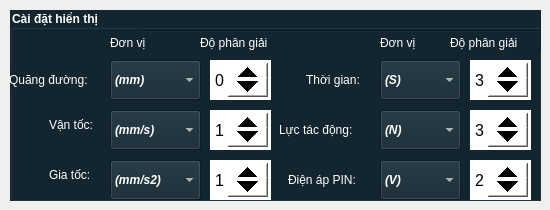
      <widget class="QWidget" name="tab_2">
       <attribute name="title">
        <string>           Cài đặt           </string>
       </attribute>
       <widget class="QGroupBox" name="groupBox_6">
        <property name="geometry">
         <rect>
          <x>10</x>
          <y>10</y>
          <width>531</width>
          <height>191</height>
         </rect>
        </property>
        <property name="font">
         <font>
          <weight>75</weight>
          <bold>true</bold>
         </font>
        </property>
        <property name="styleSheet">
         <string notr="true">color: rgb(255, 255, 255);
background-color: #132630;</string>
        </property>
        <property name="title">
         <string>Cài đặt hiển thị</string>
        </property>
        <widget class="QComboBox" name="comboBox_Display_Car_Unit_A1">
         <property name="geometry">
          <rect>
           <x>100</x>
           <y>150</y>
           <width>91</width>
           <height>40</height>
          </rect>
         </property>
         <property name="font">
          <font>
           <weight>75</weight>
           <italic>true</italic>
           <bold>true</bold>
          </font>
         </property>
         <property name="styleSheet">
          <string notr="true">color: rgb(255, 255, 255);</string>
         </property>
         <property name="currentIndex">
          <number>0</number>
         </property>
         <item>
          <property name="text">
           <string>(mm/s2)</string>
          </property>
         </item>
         <item>
          <property name="text">
           <string>(m/s2)</string>
          </property>
         </item>
        </widget>
        <widget class="QComboBox" name="comboBox_Display_Car_Unit_S1">
         <property name="geometry">
          <rect>
           <x>100</x>
           <y>50</y>
           <width>91</width>
           <height>40</height>
          </rect>
         </property>
         <property name="font">
          <font>
           <weight>75</weight>
           <italic>true</italic>
           <bold>true</bold>
          </font>
         </property>
         <property name="styleSheet">
          <string notr="true">color: rgb(255, 255, 255);</string>
         </property>
         <property name="currentIndex">
          <number>0</number>
         </property>
         <item>
          <property name="text">
           <string>(mm)</string>
          </property>
         </item>
         <item>
          <property name="text">
           <string>(m)</string>
          </property>
         </item>
         <item>
          <property name="text">
           <string>(km)</string>
          </property>
         </item>
        </widget>
        <widget class="QComboBox" name="comboBox_Display_Car_Unit_V1">
         <property name="geometry">
          <rect>
           <x>100</x>
           <y>100</y>
           <width>91</width>
           <height>40</height>
          </rect>
         </property>
         <property name="font">
          <font>
           <weight>75</weight>
           <italic>true</italic>
           <bold>true</bold>
          </font>
         </property>
         <property name="styleSheet">
          <string notr="true">color: rgb(255, 255, 255);</string>
         </property>
         <property name="currentIndex">
          <number>0</number>
         </property>
         <item>
          <property name="text">
           <string>(mm/s)</string>
          </property>
         </item>
         <item>
          <property name="text">
           <string>(m/s)</string>
          </property>
         </item>
         <item>
          <property name="text">
           <string>(km/h)</string>
          </property>
         </item>
        </widget>
        <widget class="QComboBox" name="comboBox_Display_Car_Unit_T1">
         <property name="geometry">
          <rect>
           <x>370</x>
           <y>50</y>
           <width>81</width>
           <height>40</height>
          </rect>
         </property>
         <property name="font">
          <font>
           <weight>75</weight>
           <italic>true</italic>
           <bold>true</bold>
          </font>
         </property>
         <property name="styleSheet">
          <string notr="true">color: rgb(255, 255, 255);</string>
         </property>
         <property name="currentIndex">
          <number>0</number>
         </property>
         <item>
          <property name="text">
           <string>(S)</string>
          </property>
         </item>
         <item>
          <property name="text">
           <string>(mS)</string>
          </property>
         </item>
         <item>
          <property name="text">
           <string>(uS)</string>
          </property>
         </item>
        </widget>
        <widget class="QComboBox" name="comboBox_Display_Car_Unit_F1">
         <property name="geometry">
          <rect>
           <x>370</x>
           <y>100</y>
           <width>81</width>
           <height>40</height>
          </rect>
         </property>
         <property name="font">
          <font>
           <weight>75</weight>
           <italic>true</italic>
           <bold>true</bold>
          </font>
         </property>
         <property name="styleSheet">
          <string notr="true">color: rgb(255, 255, 255);</string>
         </property>
         <item>
          <property name="text">
           <string>(N)</string>
          </property>
         </item>
         <item>
          <property name="text">
           <string>(G)</string>
          </property>
         </item>
         <item>
          <property name="text">
           <string>(Kg)</string>
          </property>
         </item>
        </widget>
        <widget class="Line" name="line_20">
         <property name="geometry">
          <rect>
           <x>130</x>
           <y>20</y>
           <width>461</width>
           <height>3</height>
          </rect>
         </property>
         <property name="orientation">
          <enum>Qt::Horizontal</enum>
         </property>
        </widget>
        <widget class="QLabel" name="label_31">
         <property name="geometry">
          <rect>
           <x>-1</x>
           <y>60</y>
           <width>101</width>
           <height>20</height>
          </rect>
         </property>
         <property name="font">
          <font>
           <weight>50</weight>
           <bold>false</bold>
          </font>
         </property>
         <property name="styleSheet">
          <string notr="true">color: rgb(255, 255, 255);</string>
         </property>
         <property name="text">
          <string>Quãng đường:</string>
         </property>
        </widget>
        <widget class="QLabel" name="label_42">
         <property name="geometry">
          <rect>
           <x>296</x>
           <y>60</y>
           <width>71</width>
           <height>20</height>
          </rect>
         </property>
         <property name="font">
          <font>
           <weight>50</weight>
           <bold>false</bold>
          </font>
         </property>
         <property name="styleSheet">
          <string notr="true">color: rgb(255, 255, 255);</string>
         </property>
         <property name="text">
          <string>Thời gian:</string>
         </property>
        </widget>
        <widget class="QLabel" name="label_43">
         <property name="geometry">
          <rect>
           <x>39</x>
           <y>105</y>
           <width>61</width>
           <height>20</height>
          </rect>
         </property>
         <property name="font">
          <font>
           <weight>50</weight>
           <bold>false</bold>
          </font>
         </property>
         <property name="styleSheet">
          <string notr="true">color: rgb(255, 255, 255);</string>
         </property>
         <property name="text">
          <string>Vận tốc:</string>
         </property>
        </widget>
        <widget class="QLabel" name="label_45">
         <property name="geometry">
          <rect>
           <x>39</x>
           <y>155</y>
           <width>61</width>
           <height>20</height>
          </rect>
         </property>
         <property name="font">
          <font>
           <weight>50</weight>
           <bold>false</bold>
          </font>
         </property>
         <property name="styleSheet">
          <string notr="true">color: rgb(255, 255, 255);</string>
         </property>
         <property name="text">
          <string>Gia tốc:</string>
         </property>
        </widget>
        <widget class="QLabel" name="label_44">
         <property name="geometry">
          <rect>
           <x>269</x>
           <y>110</y>
           <width>101</width>
           <height>20</height>
          </rect>
         </property>
         <property name="font">
          <font>
           <weight>50</weight>
           <bold>false</bold>
          </font>
         </property>
         <property name="styleSheet">
          <string notr="true">color: rgb(255, 255, 255);</string>
         </property>
         <property name="text">
          <string>Lực tác động:</string>
         </property>
        </widget>
        <widget class="QSpinBox" name="spinBox_Display_Car_Pre_S1">
         <property name="geometry">
          <rect>
           <x>200</x>
           <y>50</y>
           <width>61</width>
           <height>40</height>
          </rect>
         </property>
         <property name="font">
          <font>
           <pointsize>12</pointsize>
           <weight>50</weight>
           <bold>false</bold>
          </font>
         </property>
         <property name="styleSheet">
          <string notr="true">QSpinBox
{
background-color: rgb(255, 255, 255);
color: rgb(0, 0, 0);
}
QSpinBox::up-button
{
    min-width:40px;
    min-height: 20px;
}
QSpinBox::down-button
{
    min-width: 40px;
    min-height: 20px;
}
</string>
         </property>
         <property name="alignment">
          <set>Qt::AlignCenter</set>
         </property>
         <property name="minimum">
          <number>0</number>
         </property>
         <property name="maximum">
          <number>5</number>
         </property>
         <property name="value">
          <number>0</number>
         </property>
        </widget>
        <widget class="QSpinBox" name="spinBox_Display_Car_Pre_V1">
         <property name="geometry">
          <rect>
           <x>200</x>
           <y>100</y>
           <width>61</width>
           <height>40</height>
          </rect>
         </property>
         <property name="font">
          <font>
           <pointsize>12</pointsize>
           <weight>50</weight>
           <bold>false</bold>
          </font>
         </property>
         <property name="styleSheet">
          <string notr="true">QSpinBox
{
background-color: rgb(255, 255, 255);
color: rgb(0, 0, 0);
}
QSpinBox::up-button
{
    min-width:40px;
    min-height: 20px;
}
QSpinBox::down-button
{
    min-width: 40px;
    min-height: 20px;
}
</string>
         </property>
         <property name="alignment">
          <set>Qt::AlignCenter</set>
         </property>
         <property name="minimum">
          <number>0</number>
         </property>
         <property name="maximum">
          <number>5</number>
         </property>
         <property name="value">
          <number>1</number>
         </property>
        </widget>
        <widget class="QSpinBox" name="spinBox_Display_Car_Pre_A1">
         <property name="geometry">
          <rect>
           <x>200</x>
           <y>150</y>
           <width>61</width>
           <height>40</height>
          </rect>
         </property>
         <property name="font">
          <font>
           <pointsize>12</pointsize>
           <weight>50</weight>
           <bold>false</bold>
          </font>
         </property>
         <property name="styleSheet">
          <string notr="true">QSpinBox
{
background-color: rgb(255, 255, 255);
color: rgb(0, 0, 0);
}
QSpinBox::up-button
{
    min-width:40px;
    min-height: 20px;
}
QSpinBox::down-button
{
    min-width: 40px;
    min-height: 20px;
}
</string>
         </property>
         <property name="alignment">
          <set>Qt::AlignCenter</set>
         </property>
         <property name="minimum">
          <number>0</number>
         </property>
         <property name="maximum">
          <number>5</number>
         </property>
         <property name="value">
          <number>1</number>
         </property>
        </widget>
        <widget class="QSpinBox" name="spinBox_Display_Car_Pre_T1">
         <property name="geometry">
          <rect>
           <x>460</x>
           <y>50</y>
           <width>61</width>
           <height>40</height>
          </rect>
         </property>
         <property name="font">
          <font>
           <pointsize>12</pointsize>
           <weight>50</weight>
           <bold>false</bold>
          </font>
         </property>
         <property name="styleSheet">
          <string notr="true">QSpinBox
{
background-color: rgb(255, 255, 255);
color: rgb(0, 0, 0);
}
QSpinBox::up-button
{
    min-width:40px;
    min-height: 20px;
}
QSpinBox::down-button
{
    min-width: 40px;
    min-height: 20px;
}
</string>
         </property>
         <property name="alignment">
          <set>Qt::AlignCenter</set>
         </property>
         <property name="minimum">
          <number>0</number>
         </property>
         <property name="maximum">
          <number>3</number>
         </property>
         <property name="value">
          <number>3</number>
         </property>
        </widget>
        <widget class="QSpinBox" name="spinBox_Display_Car_Pre_F1">
         <property name="geometry">
          <rect>
           <x>460</x>
           <y>100</y>
           <width>61</width>
           <height>40</height>
          </rect>
         </property>
         <property name="font">
          <font>
           <pointsize>12</pointsize>
           <weight>50</weight>
           <bold>false</bold>
          </font>
         </property>
         <property name="styleSheet">
          <string notr="true">QSpinBox
{
background-color: rgb(255, 255, 255);
color: rgb(0, 0, 0);
}
QSpinBox::up-button
{
    min-width:40px;
    min-height: 20px;
}
QSpinBox::down-button
{
    min-width: 40px;
    min-height: 20px;
}
</string>
         </property>
         <property name="alignment">
          <set>Qt::AlignCenter</set>
         </property>
         <property name="minimum">
          <number>0</number>
         </property>
         <property name="maximum">
          <number>5</number>
         </property>
         <property name="value">
          <number>3</number>
         </property>
        </widget>
        <widget class="QLabel" name="label_46">
         <property name="geometry">
          <rect>
           <x>100</x>
           <y>23</y>
           <width>101</width>
           <height>20</height>
          </rect>
         </property>
         <property name="font">
          <font>
           <weight>50</weight>
           <bold>false</bold>
          </font>
         </property>
         <property name="styleSheet">
          <string notr="true">color: rgb(255, 255, 255);</string>
         </property>
         <property name="text">
          <string>Đơn vị</string>
         </property>
        </widget>
        <widget class="QLabel" name="label_60">
         <property name="geometry">
          <rect>
           <x>190</x>
           <y>23</y>
           <width>101</width>
           <height>20</height>
          </rect>
         </property>
         <property name="font">
          <font>
           <weight>50</weight>
           <bold>false</bold>
          </font>
         </property>
         <property name="styleSheet">
          <string notr="true">color: rgb(255, 255, 255);</string>
         </property>
         <property name="text">
          <string>Độ phân giải</string>
         </property>
        </widget>
        <widget class="QLabel" name="label_61">
         <property name="geometry">
          <rect>
           <x>440</x>
           <y>23</y>
           <width>91</width>
           <height>20</height>
          </rect>
         </property>
         <property name="font">
          <font>
           <weight>50</weight>
           <bold>false</bold>
          </font>
         </property>
         <property name="styleSheet">
          <string notr="true">color: rgb(255, 255, 255);</string>
         </property>
         <property name="text">
          <string>Độ phân giải</string>
         </property>
        </widget>
        <widget class="QLabel" name="label_62">
         <property name="geometry">
          <rect>
           <x>370</x>
           <y>23</y>
           <width>51</width>
           <height>20</height>
          </rect>
         </property>
         <property name="font">
          <font>
           <weight>50</weight>
           <bold>false</bold>
          </font>
         </property>
         <property name="styleSheet">
          <string notr="true">color: rgb(255, 255, 255);</string>
         </property>
         <property name="text">
          <string>Đơn vị</string>
         </property>
        </widget>
        <widget class="QComboBox" name="comboBox_Display_Car_Unit_PIN1">
         <property name="geometry">
          <rect>
           <x>370</x>
           <y>150</y>
           <width>81</width>
           <height>40</height>
          </rect>
         </property>
         <property name="font">
          <font>
           <weight>75</weight>
           <italic>true</italic>
           <bold>true</bold>
          </font>
         </property>
         <property name="styleSheet">
          <string notr="true">color: rgb(255, 255, 255);</string>
         </property>
         <property name="currentIndex">
          <number>0</number>
         </property>
         <item>
          <property name="text">
           <string>(V)</string>
          </property>
         </item>
         <item>
          <property name="text">
           <string>(mV)</string>
          </property>
         </item>
        </widget>
        <widget class="QSpinBox" name="spinBox_Display_Car_Pre_PIN1">
         <property name="geometry">
          <rect>
           <x>460</x>
           <y>150</y>
           <width>61</width>
           <height>40</height>
          </rect>
         </property>
         <property name="font">
          <font>
           <pointsize>12</pointsize>
           <weight>50</weight>
           <bold>false</bold>
          </font>
         </property>
         <property name="styleSheet">
          <string notr="true">QSpinBox
{
background-color: rgb(255, 255, 255);
color: rgb(0, 0, 0);
}
QSpinBox::up-button
{
    min-width:40px;
    min-height: 20px;
}
QSpinBox::down-button
{
    min-width: 40px;
    min-height: 20px;
}
</string>
         </property>
         <property name="alignment">
          <set>Qt::AlignCenter</set>
         </property>
         <property name="minimum">
          <number>0</number>
         </property>
         <property name="maximum">
          <number>5</number>
         </property>
         <property name="value">
          <number>2</number>
         </property>
        </widget>
        <widget class="QLabel" name="label_47">
         <property name="geometry">
          <rect>
           <x>278</x>
           <y>160</y>
           <width>91</width>
           <height>20</height>
          </rect>
         </property>
         <property name="font">
          <font>
           <weight>50</weight>
           <bold>false</bold>
          </font>
         </property>
         <property name="styleSheet">
          <string notr="true">color: rgb(255, 255, 255);</string>
         </property>
         <property name="text">
          <string>Điện áp PIN:</string>
         </property>
        </widget>
       </widget>
      </widget>
